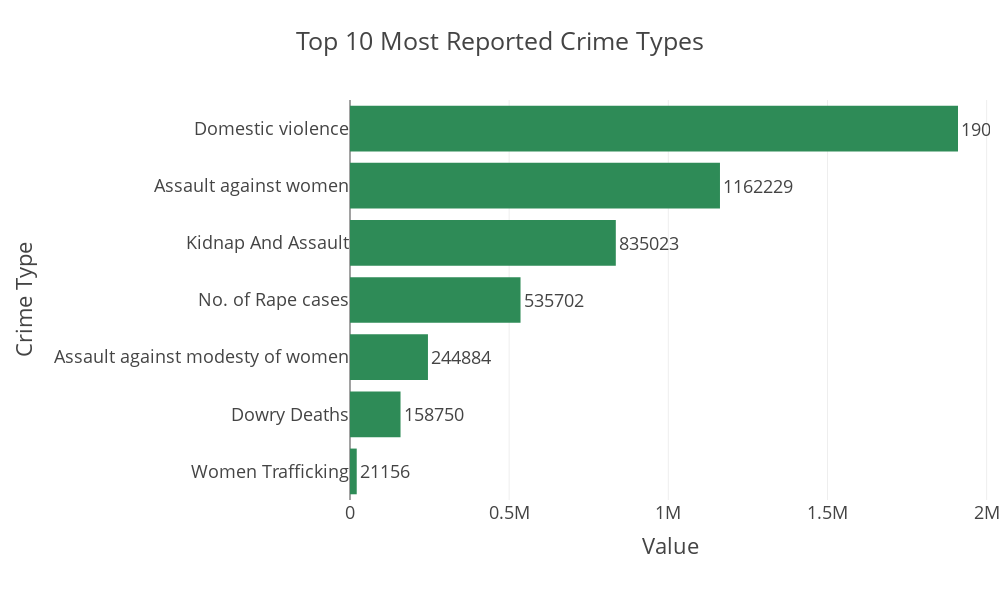

Notebook code cell kept with this figure:
### Code cell
fig = px.bar(
    top_crimes,
    x='Value',
    y='Crime Type',
    orientation='h',  
    title='Top 10 Most Reported Crime Types',
    text='Value',
    color_discrete_sequence=['seagreen'],  
    height=600,
    width=1000,
    template='presentation'
)

fig.update_traces(textposition='outside')
fig.update_layout(
    yaxis=dict(categoryorder='total ascending'),
    margin=dict(l=350, r=10, t=100, b=100)  
)

fig.write_image(os.path.join(results_dir, 'Top10_most_reported_bar_plot.jpg'))
fig.write_image(os.path.join(results_dir, 'Top10_most_reported_bar_plot.png'))
fig.write_html(os.path.join(results_dir, 'Top10_most_reported_bar_plot.html'))

fig.show()

### Figure 1 — Plotly figure (JSON) as saved in the notebook; plotly's stock layout.template omitted (floating-point values rounded to 4 significant figures)
{"data": [{"hovertemplate": "Value=%{text}<br>Crime Type=%{y}<extra></extra>", "legendgroup": "", "marker": {"color": "seagreen", "pattern": {"shape": ""}}, "name": "", "orientation": "h", "showlegend": false, "text": [1910000.0, 1162000.0, 835000.0, 535700.0, 244900.0, 158800.0, 21160.0], "textposition": "outside", "type": "bar", "x": [1909978, 1162229, 835023, 535702, 244884, 158750, 21156], "xaxis": "x", "y": ["Domestic violence", "Assault against women", "Kidnap And Assault", "No. of Rape cases", "Assault against modesty of women", "Dowry Deaths", "Women Trafficking"], "yaxis": "y"}], "layout": {"barmode": "relative", "height": 600, "legend": {"tracegroupgap": 0}, "margin": {"b": 100, "l": 350, "r": 10, "t": 100}, "title": {"text": "Top 10 Most Reported Crime Types"}, "width": 1000, "xaxis": {"anchor": "y", "autorange": true, "domain": [0, 1], "range": [0, 2011000.0], "title": {"text": "Value"}, "type": "linear"}, "yaxis": {"anchor": "x", "autorange": true, "categoryorder": "total ascending", "domain": [0, 1], "range": [-0.5, 6.5], "title": {"text": "Crime Type"}, "type": "category"}}}
